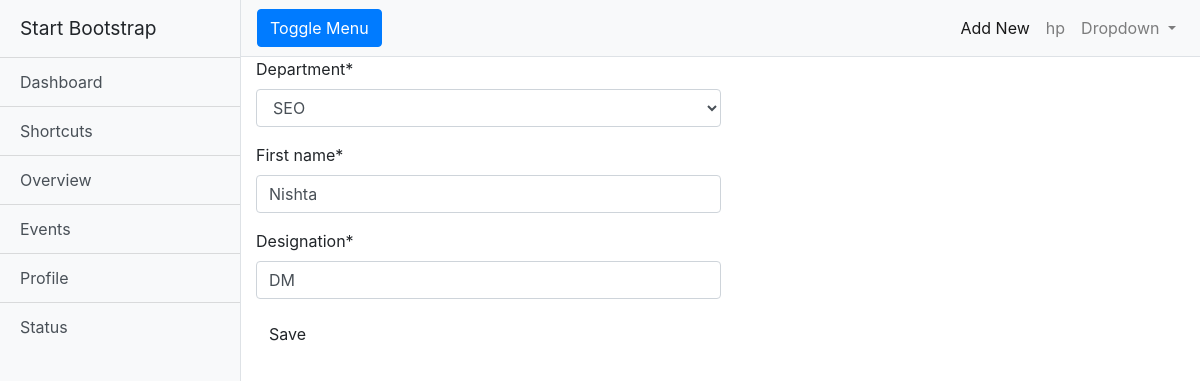
Page /emp_detail/update/1 (signed in) on the committed database.
### core1/models.py (models this page shows, shortened)
class Employee(models.Model):
    department= models.ForeignKey(Department, on_delete=models.CASCADE)
    first_name=models.CharField(max_length=50)
    designation=models.CharField(max_length=60)
    objects=models.Manager()

### core1/views.py (the view)
# urls.py: path('emp_detail/update/<int:pk>',emp_update,name="emp_update")
@login_required()
def emp_update(request,pk):
    q= get_object_or_404(Employee, id=pk)
    if request.method=="POST":
        form= EmployeeForm(request.POST, instance=q)
        if form.is_valid():
            abcd=form.save(commit=False)
            abcd.save()
            return redirect('xyz1')
    else:
        form= EmployeeForm(instance=q)
    return render(request,"core1/emp_form.html",{'form':form})

### core1/forms.py
class EmployeeForm(ModelForm):
    class Meta:
        model= Employee
        fields=['department','first_name','designation']

### core1/models.py (called while the page is built)
    def __str__(self):
        return self.dept_name

### templates/core1/emp_form.html
{% extends 'core1/base.html' %}
{% block content %}
{% load crispy_forms_tags %}
<form style="width:50%;" method="POST" class="post-form" >{% csrf_token %}
    {{ form|crispy}}
    <button type="submit" class="btn btn-default">Save</button>
</form>
{% endblock %}

### templates/core1/base.html (shortened to what this page needs)
<!DOCTYPE html>
<html lang="en">
{% load static %}
<head>
  <link href="{% static 'core1/vendor/bootstrap/css/bootstrap.min.css' %}" rel="stylesheet">
  <link href="{% static 'core1/css/simple-sidebar.css'%}" rel="stylesheet">
</head>
<body>
  <div class="d-flex" id="wrapper">
    <div class="bg-light border-right" id="sidebar-wrapper">
      <div class="sidebar-heading">Start Bootstrap </div>
      <div class="list-group list-group-flush">
        <a href="#" class="list-group-item list-group-item-action bg-light">Dashboard</a>
        <a href="#" class="list-group-item list-group-item-action bg-light">Shortcuts</a>
        <a href="#" class="list-group-item list-group-item-action bg-light">Overview</a>
        <a href="#" class="list-group-item list-group-item-action bg-light">Events</a>
        <a href="#" class="list-group-item list-group-item-action bg-light">Profile</a>
        <a href="#" class="list-group-item list-group-item-action bg-light">Status</a>
      </div>
    </div>
    <div id="page-content-wrapper">
      <nav class="navbar navbar-expand-lg navbar-light bg-light border-bottom">
        <button class="btn btn-primary" id="menu-toggle">Toggle Menu</button>
        <div class="collapse navbar-collapse" id="navbarSupportedContent">
          <ul class="navbar-nav ml-auto mt-2 mt-lg-0">
            <li class="nav-item active">
              <a class="nav-link" href="{% url 'emp_form' %}">Add New<span class="sr-only">(current)</span></a>
            </li>
            <li class="nav-item">
              <a class="nav-link" href="#">{{ user.username }}</a>
            </li>
            <li class="nav-item dropdown">
              <a class="nav-link dropdown-toggle" href="#" id="navbarDropdown" role="button" data-toggle="dropdown" aria-haspopup="true" aria-expanded="false">
                Dropdown
              </a>
            </li>
          </ul>
        </div>
      </nav>
    <div class="container-fluid">
        {% block content%}
        {% endblock %}
        </div>
    </div>
  </div>
</body>
</html>

### core1/static/core1/css/simple-sidebar.css (style rules this page uses)
body { overflow-x: hidden; }
#sidebar-wrapper { min-height: 100vh; margin-left: -15rem; -webkit-transition: margin .25s ease-out; -moz-transition: margin .25s ease-out; -o-transition: margin .25s ease-out; transition: margin .25s ease-out; }
#sidebar-wrapper .sidebar-heading { padding: 0.875rem 1.25rem; font-size: 1.2rem; }
#sidebar-wrapper .list-group { width: 15rem; }
#page-content-wrapper { min-width: 100vw; }
@media (min-width: 768px) { #sidebar-wrapper { margin-left: 0; } }
@media (min-width: 768px) { #page-content-wrapper { min-width: 0; width: 100%; } }

### rows in the picture
Employee: department "SEO", first_name "Nishta", designation "DM"

### other values in the picture
{{ user.username }} "hp"
